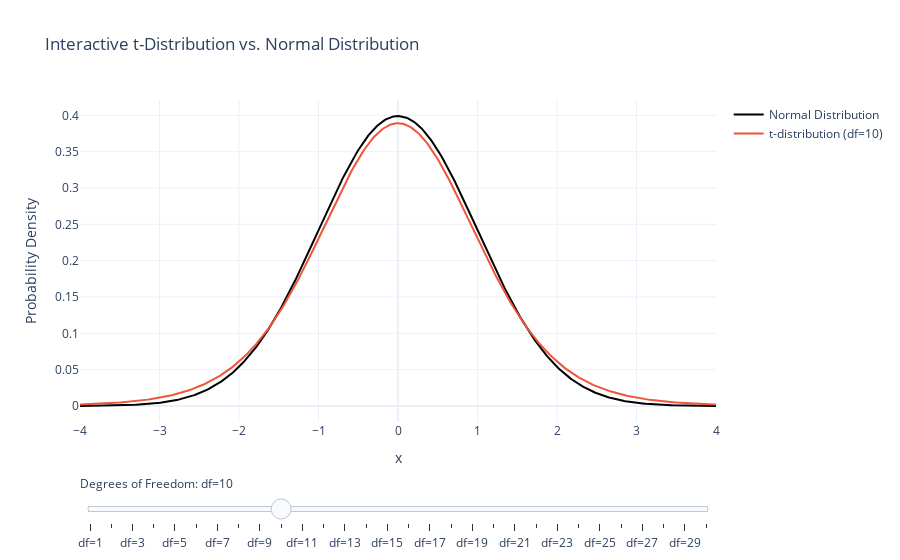

The code cell stored with this chart in its notebook:
### Code cell
fig = go.Figure()

# Add normal distribution (static)
fig.add_trace(go.Scatter(
    x=x, y=normal_y,
    mode='lines',
    name='Normal Distribution',
    line=dict(color='black', width=2)
))

# Add t-distribution traces for multiple dfs (hidden initially)
dfs = list(range(1, 31))
for df in dfs:
    t_y = t.pdf(x, df)
    fig.add_trace(go.Scatter(
        x=x, y=t_y,
        mode='lines',
        name=f't-distribution (df={df})',
        visible=(df == 10),  # Show df=10 by default
        line=dict(width=2)
    ))

# Create slider steps
steps = []
for i, df in enumerate(dfs):
    step = dict(
        method="update",
        args=[{"visible": [True] + [j == i for j in range(len(dfs))]}],
        label=f"df={df}"
    )
    steps.append(step)

# Add slider to layout
fig.update_layout(
    sliders=[dict(
        active=9,
        currentvalue={"prefix": "Degrees of Freedom: "},
        pad={"t": 50},
        steps=steps
    )],
    title="Interactive t-Distribution vs. Normal Distribution",
    xaxis_title="x",
    yaxis_title="Probability Density",
    template="plotly_white"
)

fig.show()

### Figure 1 — Plotly figure (JSON) as saved in the notebook; plotly's stock layout.template omitted (floating-point values rounded to 4 significant figures; data arrays with more than 128 entries replaced by an {"elided": "..."} marker saying what was removed)
{"data": [{"line": {"color": "black", "width": 2}, "mode": "lines", "name": "Normal Distribution", "type": "scatter", "x": {"elided": "500 float values"}, "y": {"elided": "500 float values"}}, {"line": {"width": 2}, "mode": "lines", "name": "t-distribution (df=1)", "type": "scatter", "visible": false, "x": {"elided": "500 float values"}, "y": {"elided": "500 float values"}}, {"line": {"width": 2}, "mode": "lines", "name": "t-distribution (df=2)", "type": "scatter", "visible": false, "x": {"elided": "500 float values"}, "y": {"elided": "500 float values"}}, {"line": {"width": 2}, "mode": "lines", "name": "t-distribution (df=3)", "type": "scatter", "visible": false, "x": {"elided": "500 float values"}, "y": {"elided": "500 float values"}}, {"line": {"width": 2}, "mode": "lines", "name": "t-distribution (df=4)", "type": "scatter", "visible": false, "x": {"elided": "500 float values"}, "y": {"elided": "500 float values"}}, {"line": {"width": 2}, "mode": "lines", "name": "t-distribution (df=5)", "type": "scatter", "visible": false, "x": {"elided": "500 float values"}, "y": {"elided": "500 float values"}}, {"line": {"width": 2}, "mode": "lines", "name": "t-distribution (df=6)", "type": "scatter", "visible": false, "x": {"elided": "500 float values"}, "y": {"elided": "500 float values"}}, {"line": {"width": 2}, "mode": "lines", "name": "t-distribution (df=7)", "type": "scatter", "visible": false, "x": {"elided": "500 float values"}, "y": {"elided": "500 float values"}}, {"line": {"width": 2}, "mode": "lines", "name": "t-distribution (df=8)", "type": "scatter", "visible": false, "x": {"elided": "500 float values"}, "y": {"elided": "500 float values"}}, {"line": {"width": 2}, "mode": "lines", "name": "t-distribution (df=9)", "type": "scatter", "visible": false, "x": {"elided": "500 float values"}, "y": {"elided": "500 float values"}}, {"line": {"width": 2}, "mode": "lines", "name": "t-distribution (df=10)", "type": "scatter", "visible": true, "x": {"elided": "500 float values"}, "y": {"elided": "500 float values"}}, {"line": {"width": 2}, "mode": "lines", "name": "t-distribution (df=11)", "type": "scatter", "visible": false, "x": {"elided": "500 float values"}, "y": {"elided": "500 float values"}}, {"line": {"width": 2}, "mode": "lines", "name": "t-distribution (df=12)", "type": "scatter", "visible": false, "x": {"elided": "500 float values"}, "y": {"elided": "500 float values"}}, {"line": {"width": 2}, "mode": "lines", "name": "t-distribution (df=13)", "type": "scatter", "visible": false, "x": {"elided": "500 float values"}, "y": {"elided": "500 float values"}}, {"line": {"width": 2}, "mode": "lines", "name": "t-distribution (df=14)", "type": "scatter", "visible": false, "x": {"elided": "500 float values"}, "y": {"elided": "500 float values"}}, {"line": {"width": 2}, "mode": "lines", "name": "t-distribution (df=15)", "type": "scatter", "visible": false, "x": {"elided": "500 float values"}, "y": {"elided": "500 float values"}}, {"line": {"width": 2}, "mode": "lines", "name": "t-distribution (df=16)", "type": "scatter", "visible": false, "x": {"elided": "500 float values"}, "y": {"elided": "500 float values"}}, {"line": {"width": 2}, "mode": "lines", "name": "t-distribution (df=17)", "type": "scatter", "visible": false, "x": {"elided": "500 float values"}, "y": {"elided": "500 float values"}}, {"line": {"width": 2}, "mode": "lines", "name": "t-distribution (df=18)", "type": "scatter", "visible": false, "x": {"elided": "500 float values"}, "y": {"elided": "500 float values"}}, {"line": {"width": 2}, "mode": "lines", "name": "t-distribution (df=19)", "type": "scatter", "visible": false, "x": {"elided": "500 float values"}, "y": {"elided": "500 float values"}}, {"line": {"width": 2}, "mode": "lines", "name": "t-distribution (df=20)", "type": "scatter", "visible": false, "x": {"elided": "500 float values"}, "y": {"elided": "500 float values"}}, {"line": {"width": 2}, "mode": "lines", "name": "t-distribution (df=21)", "type": "scatter", "visible": false, "x": {"elided": "500 float values"}, "y": {"elided": "500 float values"}}, {"line": {"width": 2}, "mode": "lines", "name": "t-distribution (df=22)", "type": "scatter", "visible": false, "x": {"elided": "500 float values"}, "y": {"elided": "500 float values"}}, {"line": {"width": 2}, "mode": "lines", "name": "t-distribution (df=23)", "type": "scatter", "visible": false, "x": {"elided": "500 float values"}, "y": {"elided": "500 float values"}}, {"line": {"width": 2}, "mode": "lines", "name": "t-distribution (df=24)", "type": "scatter", "visible": false, "x": {"elided": "500 float values"}, "y": {"elided": "500 float values"}}, {"line": {"width": 2}, "mode": "lines", "name": "t-distribution (df=25)", "type": "scatter", "visible": false, "x": {"elided": "500 float values"}, "y": {"elided": "500 float values"}}, {"line": {"width": 2}, "mode": "lines", "name": "t-distribution (df=26)", "type": "scatter", "visible": false, "x": {"elided": "500 float values"}, "y": {"elided": "500 float values"}}, {"line": {"width": 2}, "mode": "lines", "name": "t-distribution (df=27)", "type": "scatter", "visible": false, "x": {"elided": "500 float values"}, "y": {"elided": "500 float values"}}, {"line": {"width": 2}, "mode": "lines", "name": "t-distribution (df=28)", "type": "scatter", "visible": false, "x": {"elided": "500 float values"}, "y": {"elided": "500 float values"}}, {"line": {"width": 2}, "mode": "lines", "name": "t-distribution (df=29)", "type": "scatter", "visible": false, "x": {"elided": "500 float values"}, "y": {"elided": "500 float values"}}, {"line": {"width": 2}, "mode": "lines", "name": "t-distribution (df=30)", "type": "scatter", "visible": false, "x": {"elided": "500 float values"}, "y": {"elided": "500 float values"}}], "layout": {"sliders": [{"active": 9, "currentvalue": {"prefix": "Degrees of Freedom: "}, "pad": {"t": 50}, "steps": [{"args": [{"visible": [true, true, false, false, false, false, false, false, false, false, false, false, false, false, false, false, false, false, false, false, false, false, false, false, false, false, false, false, false, false, false]}], "label": "df=1", "method": "update"}, {"args": [{"visible": [true, false, true, false, false, false, false, false, false, false, false, false, false, false, false, false, false, false, false, false, false, false, false, false, false, false, false, false, false, false, false]}], "label": "df=2", "method": "update"}, {"args": [{"visible": [true, false, false, true, false, false, false, false, false, false, false, false, false, false, false, false, false, false, false, false, false, false, false, false, false, false, false, false, false, false, false]}], "label": "df=3", "method": "update"}, {"args": [{"visible": [true, false, false, false, true, false, false, false, false, false, false, false, false, false, false, false, false, false, false, false, false, false, false, false, false, false, false, false, false, false, false]}], "label": "df=4", "method": "update"}, {"args": [{"visible": [true, false, false, false, false, true, false, false, false, false, false, false, false, false, false, false, false, false, false, false, false, false, false, false, false, false, false, false, false, false, false]}], "label": "df=5", "method": "update"}, {"args": [{"visible": [true, false, false, false, false, false, true, false, false, false, false, false, false, false, false, false, false, false, false, false, false, false, false, false, false, false, false, false, false, false, false]}], "label": "df=6", "method": "update"}, {"args": [{"visible": [true, false, false, false, false, false, false, true, false, false, false, false, false, false, false, false, false, false, false, false, false, false, false, false, false, false, false, false, false, false, false]}], "label": "df=7", "method": "update"}, {"args": [{"visible": [true, false, false, false, false, false, false, false, true, false, false, false, false, false, false, false, false, false, false, false, false, false, false, false, false, false, false, false, false, false, false]}], "label": "df=8", "method": "update"}, {"args": [{"visible": [true, false, false, false, false, false, false, false, false, true, false, false, false, false, false, false, false, false, false, false, false, false, false, false, false, false, false, false, false, false, false]}], "label": "df=9", "method": "update"}, {"args": [{"visible": [true, false, false, false, false, false, false, false, false, false, true, false, false, false, false, false, false, false, false, false, false, false, false, false, false, false, false, false, false, false, false]}], "label": "df=10", "method": "update"}, {"args": [{"visible": [true, false, false, false, false, false, false, false, false, false, false, true, false, false, false, false, false, false, false, false, false, false, false, false, false, false, false, false, false, false, false]}], "label": "df=11", "method": "update"}, {"args": [{"visible": [true, false, false, false, false, false, false, false, false, false, false, false, true, false, false, false, false, false, false, false, false, false, false, false, false, false, false, false, false, false, false]}], "label": "df=12", "method": "update"}, {"args": [{"visible": [true, false, false, false, false, false, false, false, false, false, false, false, false, true, false, false, false, false, false, false, false, false, false, false, false, false, false, false, false, false, false]}], "label": "df=13", "method": "update"}, {"args": [{"visible": [true, false, false, false, false, false, false, false, false, false, false, false, false, false, true, false, false, false, false, false, false, false, false, false, false, false, false, false, false, false, false]}], "label": "df=14", "method": "update"}, {"args": [{"visible": [true, false, false, false, false, false, false, false, false, false, false, false, false, false, false, true, false, false, false, false, false, false, false, false, false, false, false, false, false, false, false]}], "label": "df=15", "method": "update"}, {"args": [{"visible": [true, false, false, false, false, false, false, false, false, false, false, false, false, false, false, false, true, false, false, false, false, false, false, false, false, false, false, false, false, false, false]}], "label": "df=16", "method": "update"}, {"args": [{"visible": [true, false, false, false, false, false, false, false, false, false, false, false, false, false, false, false, false, true, false, false, false, false, false, false, false, false, false, false, false, false, false]}], "label": "df=17", "method": "update"}, {"args": [{"visible": [true, false, false, false, false, false, false, false, false, false, false, false, false, false, false, false, false, false, true, false, false, false, false, false, false, false, false, false, false, false, false]}], "label": "df=18", "method": "update"}, {"args": [{"visible": [true, false, false, false, false, false, false, false, false, false, false, false, false, false, false, false, false, false, false, true, false, false, false, false, false, false, false, false, false, false, false]}], "label": "df=19", "method": "update"}, {"args": [{"visible": [true, false, false, false, false, false, false, false, false, false, false, false, false, false, false, false, false, false, false, false, true, false, false, false, false, false, false, false, false, false, false]}], "label": "df=20", "method": "update"}, {"args": [{"visible": [true, false, false, false, false, false, false, false, false, false, false, false, false, false, false, false, false, false, false, false, false, true, false, false, false, false, false, false, false, false, false]}], "label": "df=21", "method": "update"}, {"args": [{"visible": [true, false, false, false, false, false, false, false, false, false, false, false, false, false, false, false, false, false, false, false, false, false, true, false, false, false, false, false, false, false, false]}], "label": "df=22", "method": "update"}, {"args": [{"visible": [true, false, false, false, false, false, false, false, false, false, false, false, false, false, false, false, false, false, false, false, false, false, false, true, false, false, false, false, false, false, false]}], "label": "df=23", "method": "update"}, {"args": [{"visible": [true, false, false, false, false, false, false, false, false, false, false, false, false, false, false, false, false, false, false, false, false, false, false, false, true, false, false, false, false, false, false]}], "label": "df=24", "method": "update"}, {"args": [{"visible": [true, false, false, false, false, false, false, false, false, false, false, false, false, false, false, false, false, false, false, false, false, false, false, false, false, true, false, false, false, false, false]}], "label": "df=25", "method": "update"}, {"args": [{"visible": [true, false, false, false, false, false, false, false, false, false, false, false, false, false, false, false, false, false, false, false, false, false, false, false, false, false, true, false, false, false, false]}], "label": "df=26", "method": "update"}, {"args": [{"visible": [true, false, false, false, false, false, false, false, false, false, false, false, false, false, false, false, false, false, false, false, false, false, false, false, false, false, false, true, false, false, false]}], "label": "df=27", "method": "update"}, {"args": [{"visible": [true, false, false, false, false, false, false, false, false, false, false, false, false, false, false, false, false, false, false, false, false, false, false, false, false, false, false, false, true, false, false]}], "label": "df=28", "method": "update"}, {"args": [{"visible": [true, false, false, false, false, false, false, false, false, false, false, false, false, false, false, false, false, false, false, false, false, false, false, false, false, false, false, false, false, true, false]}], "label": "df=29", "method": "update"}, {"args": [{"visible": [true, false, false, false, false, false, false, false, false, false, false, false, false, false, false, false, false, false, false, false, false, false, false, false, false, false, false, false, false, false, true]}], "label": "df=30", "method": "update"}]}], "title": {"text": "Interactive t-Distribution vs. Normal Distribution"}, "xaxis": {"title": {"text": "x"}}, "yaxis": {"title": {"text": "Probability Density"}}}}
